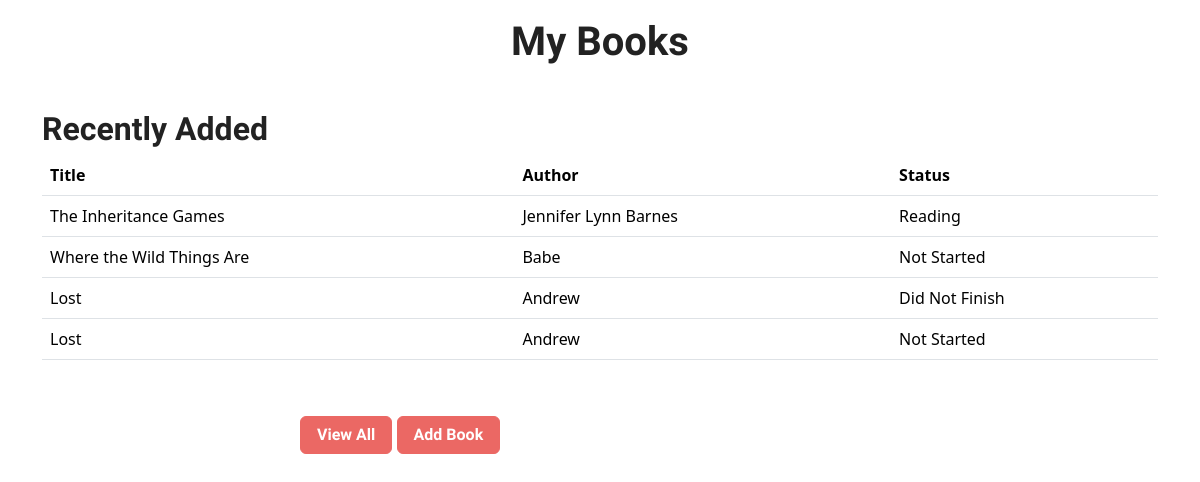
The page / on the database its author committed.
### book_app/models.py (models this page shows, shortened)
class Book(models.Model):
    title = models.CharField(max_length=200)
    author = models.CharField(max_length=200)
    class Genres(models.TextChoices):
        FANTASY = 'Fantasy'
        SCIENCE_FICTION = 'Science Fiction'
        DYSTOPIAN = 'Dystopian'
        ADVENTURE = 'Adventure'
        ROMANCE = 'Romance'
        MYSTERY = 'Mystery'
        HORROR = 'Horror'
        THRILLER = 'Thriller'
        LGBTQ = 'LGBTQ'
        HISTORICAL_FICTION = 'Historical Fiction'
        YOUNG_ADULT = 'Young Adult'
        CHILD_FICTION = "Children's Fiction"
        AUTOBIOGRAPHY = 'Autobiography'
        BIOGRAPHY = 'Biography'
        SELF_HELP = 'Self-Help'
        HISTORY = 'History'
        HOBBIES = 'Hobbies and Crafts'
        TRUE_CRIME = 'True Crime'
    genre = models.CharField(
        choices=Genres.choices,
        max_length=100
    )
    date_started = models.DateField(
        default=datetime.date.today # set default start date to when entry is created
    )
    date_ended = models.DateField(blank=True, null=True)
    notes = models.TextField(blank=True)
    ratings_choices = [(1,'1'), (2,'2'), (3,'3'), (4,'4'), (5,'5')]
    rating = models.IntegerField(choices=ratings_choices, default=1)
    class Status(models.TextChoices):
        NOT_STARTED = "Not Started"
        READING = "Reading"
        DID_NOT_FINISH = "Did Not Finish"
        FINISHED = 'Done'
    status = models.CharField(
        choices=Status.choices,
        max_length=50
    )
    class MediaType(models.TextChoices):
        EBOOK = "E"
        AUDIOBOOK = 'A'
        PHYSICAL_COPY = 'P'
    media_type = models.CharField(
        choices=MediaType.choices,
        max_length=50
    )
    cover_photo = models.ImageField(upload_to=cover_upload_path, blank=True)

### book_app/views.py (the view)
# urls.py: 2. Add a URL to urlpatterns:  path('', views.home, name='home')
def home(request):
    recents = Book.objects.order_by('-id')[:5]
    context = {
        'last_books' : recents
    }
    return render(request, 'home.html', context)

### book_app/templates/home.html (shortened to what this page needs)
<!DOCTYPE html>
<html lang="en">
<head>
    <link rel="stylesheet" href="https://cdn.jsdelivr.net/npm/bootswatch@5.3.3/dist/journal/bootstrap.min.css">
</head>
    <body>
        <div class="page-header">
            <h1>My Books</h1>
        </div>
         <div class="container">
            <h2>Recently Added</h2>
            <table class="table">
                <thead>
                    <tr>
                        <th>Title</th>
                        <th>Author</th>
                        <th>Status</th>
                    </tr>
                </thead>
                    <tbody>
                        {% if last_books %}
                            {% for book in last_books %}
                                <tr>
                                    <td>{{book.title}}</td>
                                    <td>{{book.author}}</td>
                                    <td>{{book.status}}</td>
                                </tr>
                            {% endfor %}
                        {% else %}
                        <tr>
                            <td colspan="3" class="text-muted">No books added yet.</td>
                        </tr>
                        {% endif %}
                    </tbody>
            </table>
        </div>
        <div class="center">
            <a href="{% url 'allbooks' %}" class="btn btn-primary">View All</a>
            <a href="{% url 'addBook' %}" class="btn btn-primary">Add Book</a>
        </div>
    </body>
</html>

### book_app/templates/home.html (style rules this page uses)
h1 { text-align: center; }
div { padding-top: 20px; padding-bottom: 20px; }
.center { margin:auto; width: 50%; }

### rows shown on the page
Book: title "The Inheritance Games", author "Jennifer Lynn Barnes", status "Reading"
Book: title "Where the Wild Things Are", author "Babe", status "Not Started"
Book: title "Lost", author "Andrew", status "Did Not Finish"
Book: title "Lost", author "Andrew", status "Not Started"
